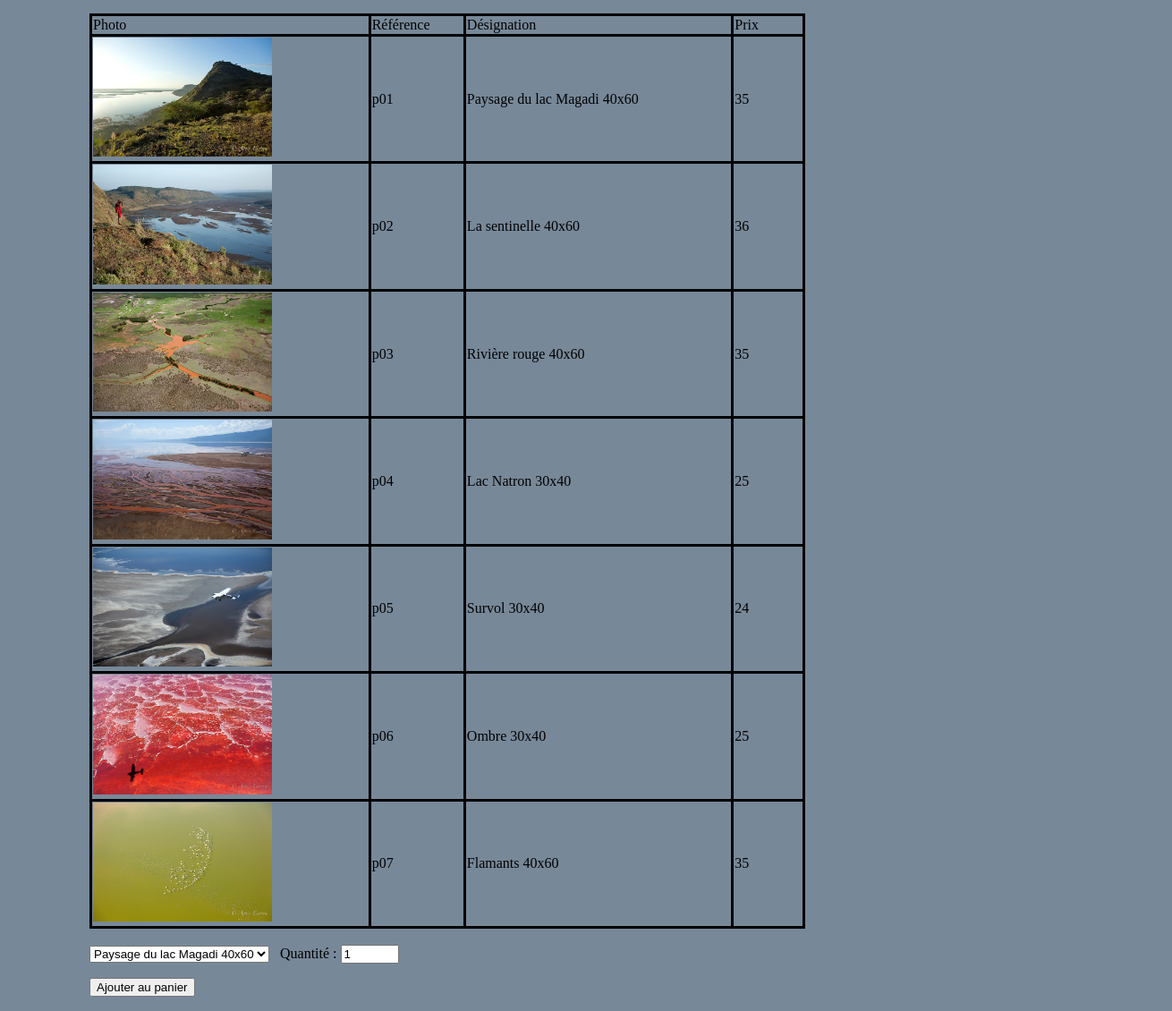
Screenshot of /Version3/listePdt.php?cat=pay with the database file from the repository.
### tables this page shows
CREATE TABLE produit
(pdt_ref VARCHAR(3) NOT NULL,
pdt_designation VARCHAR(50),
pdt_prix FLOAT(5.2),
pdt_image VARCHAR(50),
pdt_categorie VARCHAR(3),
CONSTRAINT PK_PRO PRIMARY KEY(pdt_ref)
);

### Version3/listepdt.php (the view, shortened to what this page needs)
<!DOCTYPE html>
<html>
    <head>
		<link rel="stylesheet" href="style.css"/>
    </head>
	<body>
		<div id="page-wrap">
			<div id="listepdt">
				<table align=left class="tablecmd">
					<tr>
						<td>Photo</td>
						<td>Référence</td>
						<td>Désignation</td>
						<td width="10%">Prix</td>
					</tr>
					<?php
						try
						{
							$bdd = new PDO('mysql:host=localhost;dbname=lafaune;charset=utf8', 'root', '',array(PDO::ATTR_ERRMODE => PDO::ERRMODE_EXCEPTION));
						}
						catch (Exception $e)
						{
								die('Erreur : ' . $e->getMessage());
						}
						if (isset($_GET['cat']))
						{
							$req = 'SELECT * FROM produit, categorie WHERE pdt_categorie = cat_code AND pdt_categorie =\''.$_GET['cat'].'\'';
							$res = $bdd->query($req);
							while($ligne = $res->fetch())
							{
					?>
								<tr>
									<td><img src="../image/<?php echo $ligne['pdt_image']; ?>" class="photo"></td>
									<td><?php echo $ligne['pdt_ref']; ?></td>
									<td><?php echo $ligne['pdt_designation']; ?></td>
									<td><?php echo $ligne['pdt_prix']; ?></td>
								</tr>
					<?php
							}
				echo '</table>';
				echo '</div>';
					}
					else
					{
						echo("Erreur");
					}
					$req = 'SELECT * FROM produit, categorie WHERE pdt_categorie = cat_code AND pdt_categorie =\''.$_GET['cat'].'\'';
					$res = $bdd->query($req);
					echo '<div id="ajoutpanier">';
					echo '</br><form action="panier.php" target="menu" method="get">';
					echo '<select name="refPdt" size="1">';
					while($ligne = $res->fetch())
					{
				?>
						<option value="<?php echo $ligne['pdt_ref']; ?>"> <?php echo $ligne['pdt_designation'];
					}
					echo '</select>';
					echo 'Quantité : ';
						echo '<input type="text" name="quantite" size="5" value="1" />';
					echo '<p><input type="submit" name="action" value="Ajouter au panier" />';
					echo '</form>';
					echo '</div>';
				?>
		</div>
	</body>
</html>

### Version3/style.css (style rules this page uses)
html, body { margin:0; padding:0; background:LightSlateGrey; }
table { border-collapse: collapse; }
td { border:3px solid black; }
.photo { width:200px; }
.tablecmd { width:800px; margin-left:100px; }
#ajoutpanier { clear:both; width:100%; margin-left:100px; }
#page-wrap { margin: 15px auto; position: relative; }

### rows the page displays
produit: pdt_image (picture), pdt_ref "p01", pdt_designation "Paysage du lac Magadi 40x60", pdt_prix "35"
produit: pdt_image (picture), pdt_ref "p02", pdt_designation "La sentinelle 40x60", pdt_prix "36"
produit: pdt_image (picture), pdt_ref "p03", pdt_designation "Rivière rouge 40x60", pdt_prix "35"
produit: pdt_image (picture), pdt_ref "p04", pdt_designation "Lac Natron 30x40", pdt_prix "25"
produit: pdt_image (picture), pdt_ref "p05", pdt_designation "Survol 30x40", pdt_prix "24"
produit: pdt_image (picture), pdt_ref "p06", pdt_designation "Ombre 30x40", pdt_prix "25"
produit: pdt_image (picture), pdt_ref "p07", pdt_designation "Flamants 40x60", pdt_prix "35"

### other values shown
form field refPdt "Paysage du lac Magadi 40x60"
